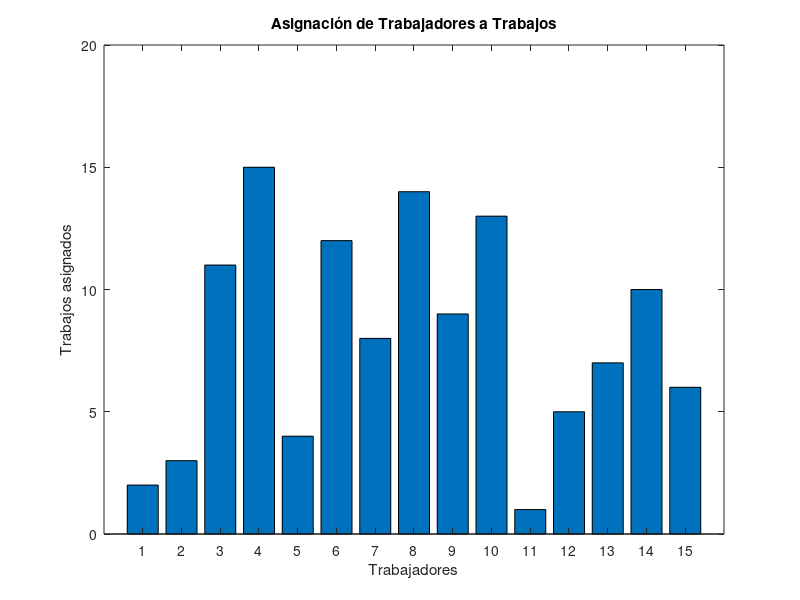

The MATLAB script that drew this image:
% Matrices de valores iniciales
Cij = [
[17, 21, 22, 18, 24, 15, 20, 18, 19, 18, 16, 22, 24, 24, 16];
[23, 16, 21, 16, 17, 16, 19, 25, 18, 21, 17, 15, 25, 17, 24];
[16, 20, 16, 25, 24, 16, 17, 19, 19, 18, 20, 16, 17, 21, 24];
[19, 19, 22, 22, 20, 16, 19, 17, 21, 19, 25, 23, 25, 25, 25];
[18, 19, 15, 15, 21, 25, 16, 16, 23, 15, 22, 17, 19, 22, 24]
];
rij = [
[8, 15, 14, 23, 8, 16, 8, 25, 9, 17, 25, 15, 10, 8, 24];
[15, 7, 23, 22, 11, 11, 12, 10, 17, 16, 7, 16, 10, 18, 22];
[21, 20, 6, 22, 24, 10, 24, 9, 21, 14, 11, 14, 11, 19, 16];
[20, 11, 8, 14, 9, 5, 6, 19, 19, 7, 6, 6, 13, 9, 18];
[8, 13, 13, 13, 10, 20, 25, 16, 16, 17, 10, 10, 5, 12, 23]
];
% Limite de asignación de trabajos para cada trabajador
bi = [36, 34, 38, 27, 33];
% Parámetros del algoritmo de búsqueda tabú
numIteraciones = 1000; % Número de iteraciones
tamListaTabu = 10; % Tamaño de la lista tabú
% Inicialización aleatoria de la asignación
[numTrabajadores, numTrabajos] = size(Cij);
asignacionActual = randperm(numTrabajos, numTrabajos); % Genera una asignación aleatoria de trabajadores a trabajos
% Función para calcular el costo de una asignación
calcularCosto = @(asignacion) sum(sum(Cij .* (asignacion == 1:numTrabajos))) + sum(sum(rij .* (asignacion ~= 1:numTrabajos)));
% Inicialización de la mejor asignación encontrada
mejorAsignacion = asignacionActual;
mejorCosto = calcularCosto(mejorAsignacion);
% Inicialización de la lista tabú
listaTabu = zeros(tamListaTabu, numTrabajos);
% Bucle principal de la búsqueda tabú
for iteracion = 1:numIteraciones
% Generar vecindario
vecindario = zeros(numTrabajadores, numTrabajos);
vecindarioCostos = zeros(1, numTrabajadores);
% Explora vecinos intercambiando trabajadores asignados a trabajos
for i = 1:numTrabajadores
for j = 1:numTrabajos
if asignacionActual(i) ~= j
vecindario(i, :) = asignacionActual;
vecindario(i, i) = j;
vecindarioCostos(i) = calcularCosto(vecindario(i, :));
end
end
end
% Encuentra el mejor vecino que no está en la lista tabú
mejorVecinoCosto = Inf;
mejorVecinoIndice = 0;
for i = 1:numTrabajadores
if vecindarioCostos(i) < mejorVecinoCosto && ~any(all(vecindario(i, :) == listaTabu, 2))
mejorVecinoCosto = vecindarioCostos(i);
mejorVecinoIndice = i;
end
end
% Actualiza la asignación actual y la lista tabú
asignacionActual = vecindario(mejorVecinoIndice, :);
listaTabu = circshift(listaTabu, [1, 0]);
listaTabu(1, :) = asignacionActual;
% Actualiza la mejor asignación si es necesario
if mejorVecinoCosto < mejorCosto
mejorAsignacion = asignacionActual;
mejorCosto = mejorVecinoCosto;
end
end
% Muestra la mejor asignación y su costo
disp('Mejor asignación encontrada:');
disp(mejorAsignacion);
disp(['Costo: ', num2str(mejorCosto)]);
% Muestra a qué trabajo fue asignado cada trabajador
for i = 1:numTrabajadores
disp(['Trabajador ', num2str(i), ' asignado al trabajo ', num2str(mejorAsignacion(i))]);
end
% Crea un gráfico de barras para mostrar la asignación
figure;
bar(mejorAsignacion);
xlabel('Trabajadores');
ylabel('Trabajos asignados');
title('Asignación de Trabajadores a Trabajos');
